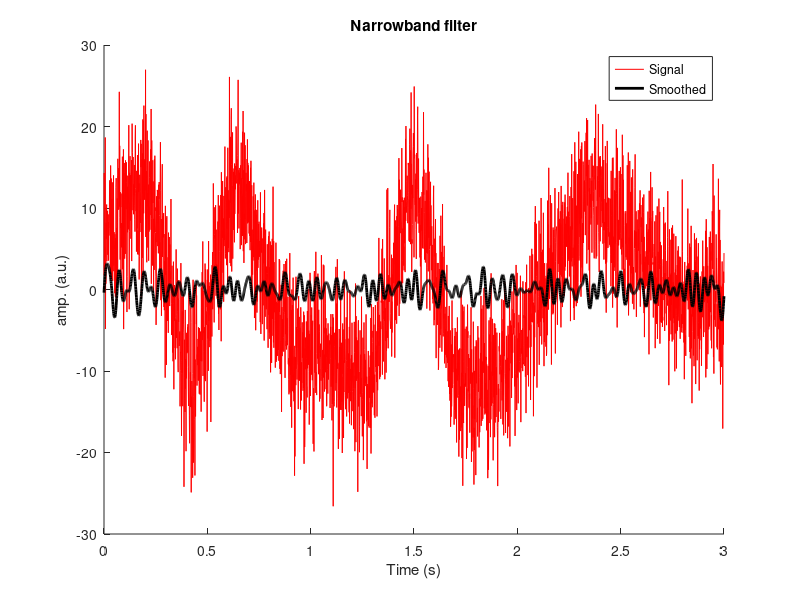
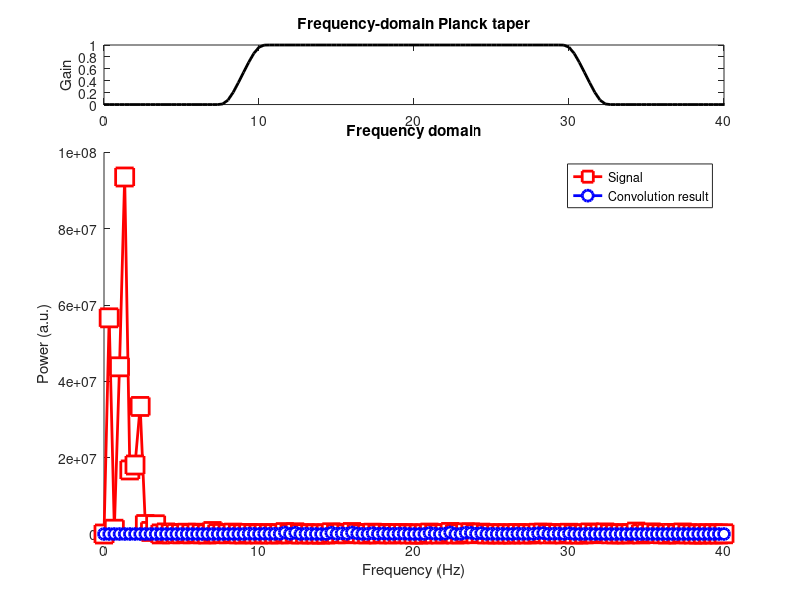

Recreate these plots in MATLAB, in order.
clear, clf
%% bandpass filter
% create signal

srate = 1000;
time = 0:1/srate:3;
n = length(time);
p = 15; %poles for random interpolation

% noise level, measured in standard deviation
noiseamp = 5;

% amplitude modulator and noise level
ampl = interp1(rand(p,1)*30,linspace(1,p,n));
noise = noiseamp * randn(size(time));
signal = ampl + noise;

%substract mean to eliminate DC
signal = signal - mean(signal);

%% create freq domain planck taper


hz = linspace(0,srate,n);

%edge decay, must be between 0 and .5
%best to leave at .5
eta = .15;

%fwhm 
fwhm = 13;
peakf = 20;

%convert fwhm into incides
np = round(2*fwhm*n/srate);
pt = 1:np;
%find center point index
fidx = dsearchn(hz',peakf);

%define left and right exponentials
zl = eta*(np-1) * (1./pt + 1./(pt-eta*(np-1)));
zr = eta*(np-1) * (1./(np-1-pt) + 1./((1-eta)*(np-1)-pt));
 
%create a taper
bounds = [floor(eta*(np-1))-mod(np,2) ceil((1-eta)*(np-~mod(np,2)))];%ceil(X) rounds each element of X to the nearest integer greater than or equal to that element.
plancktaper = [1./(exp(zl(1:bounds(1)))+1)...
                ones(1,diff(bounds)) ...
                1./(exp(zr(bounds(2):end-1))+1)
                ];

%put the taper inside zeros
px = zeros( size(hz) );
pidx = max(1,fidx-floor(np/2)+1 : fidx+floor(np/2)-mod(np,2));
px(pidx) = plancktaper(end-length(pidx)+1:end);


%% convolution

dataX = fft(signal);

convres = 2*real(ifft(dataX .* px));
hz = linspace(0,srate,n);


%% time-domain plot

figure(1), clf, hold on

% lines
plot(time,signal,'r')
plot(time,convres,'k','linew',2)

% frills
xlabel('Time (s)'), ylabel('amp. (a.u.)')
legend({'Signal';'Smoothed'})
title('Narrowband filter')


%%% frequency-domain plot

figure(2), clf

% plot Gaussian kernel
subplot(511)
plot(hz,px,'k','linew',2)
set(gca,'xlim',[0 peakf*2])
ylabel('Gain')
title('Frequency-domain Planck taper')


% raw and filtered data spectra
subplot(5,1,[2:5]), hold on
plot(hz,abs(dataX).^2,'rs-','markerfacecolor','w','markersize',13,'linew',2)
plot(hz,abs(dataX.*px).^2,'bo-','linew',2,'markerfacecolor','w','markersize',8)

% frills
xlabel('Frequency (Hz)'), ylabel('Power (a.u.)')
legend({'Signal';'Convolution result'})
title('Frequency domain')
set(gca,'xlim',[0 peakf*2])










